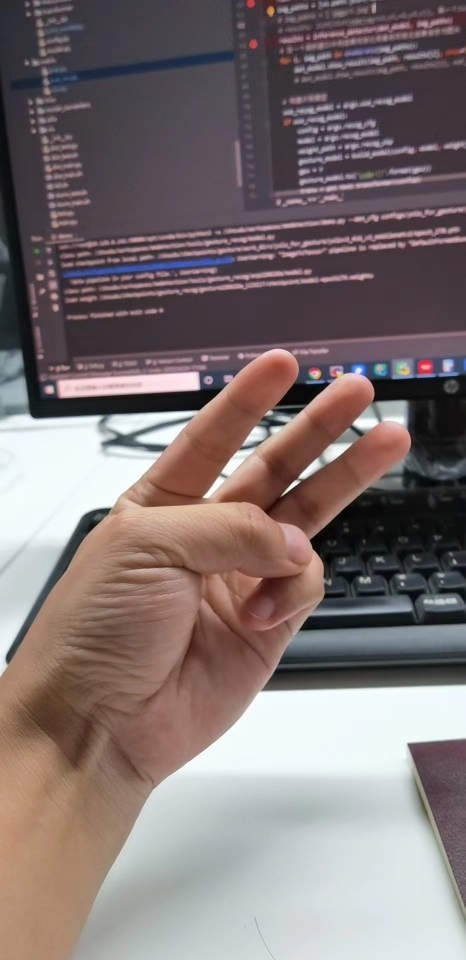
#> input picture imgs/3.jpg, 931 x 1920 px, found by its file name (shown at 1/2 size)
$ python color.py
#> lines starting #> are read from the running program, lines starting #| are printed output that depends on the picture
### utils/draw_box_kpt_utils.py
import os, sys
import numpy as np
import cv2
from progressbar import Timer, Bar, ETA, Percentage, ProgressBar
import collections
import shutil
import matplotlib.pyplot as plt

sys.path.append(os.path.join(os.path.dirname(__file__), '../../..'))
from utils.box_and_kpt_utils import update_box, update_kpt, get_crop_size, get_resize_img
from utils.get_split_set import get_split_set
from utils.get_path_len import get_path_len

kpt_color = [(0, 255, 0), (0, 0, 255), (255, 0, 0), (255, 255, 0), (0, 255, 255), (
    255, 0, 255)]  # left_eye(green), right_eye(red), nose(blue), left_mouth(cyan), right_mouth(yellow), center(magenta)
PALETTE = [(220, 20, 60), (119, 11, 32), (0, 0, 142), (0, 0, 230),
           (106, 0, 228), (0, 60, 100), (0, 80, 100), (0, 0, 70),
           (0, 0, 192), (250, 170, 30), (100, 170, 30), (220, 220, 0),
           (175, 116, 175), (250, 0, 30), (165, 42, 42), (255, 77, 255),
           (0, 226, 252), (182, 182, 255), (0, 82, 0), (120, 166, 157),
           (110, 76, 0), (174, 57, 255), (199, 100, 0), (72, 0, 118),
           (255, 179, 240), (0, 125, 92), (209, 0, 151), (188, 208, 182),
           (0, 220, 176), (255, 99, 164), (92, 0, 73), (133, 129, 255),
           (78, 180, 255), (0, 228, 0), (174, 255, 243), (45, 89, 255),
           (134, 134, 103), (145, 148, 174), (255, 208, 186),
           (197, 226, 255), (171, 134, 1), (109, 63, 54), (207, 138, 255),
           (151, 0, 95), (9, 80, 61), (84, 105, 51), (74, 65, 105),
           (166, 196, 102), (208, 195, 210), (255, 109, 65), (0, 143, 149),
           (179, 0, 194), (209, 99, 106), (5, 121, 0), (227, 255, 205),
           (147, 186, 208), (153, 69, 1), (3, 95, 161), (163, 255, 0),
           (119, 0, 170), (0, 182, 199), (0, 165, 120), (183, 130, 88),
           (95, 32, 0), (130, 114, 135), (110, 129, 133), (166, 74, 118),
           (219, 142, 185), (79, 210, 114), (178, 90, 62), (65, 70, 15),
           (127, 167, 115), (59, 105, 106), (142, 108, 45), (196, 172, 0),
           (95, 54, 80), (128, 76, 255), (201, 57, 1), (246, 0, 122),
           (191, 162, 208)]


# [208 lines left out: functions draw_box_kpt_from_cwface_path, draw_box_kpt_from_cwface_path_same_image, draw_box_kpt_from_tang_path, draw_box_kpt_with_tang_label, draw_box_kpt_with_cwface_label, not called in this run]


def draw_box_kpt_with_cwface_label_over_image(im, box_list, kpts_list=None, normalized=False, radius=3,
                                              dst_size=(416, 416), draw_box=True, kpt_num=5, box_thick=3,
                                              is_crop_view=False, view_index=False, resize=False, box_color=(255, 0, 0),
                                              box_txt=None, box_fontScale=0.3, kpt_fontScale=0.3):
    if isinstance(im, str):
        im = cv2.imread(im)
    elif isinstance(im, np.ndarray):
        im = im
    if kpts_list is not None:
        kpts_list = np.array(kpts_list).reshape((-1, kpt_num, 2))
    height = im.shape[0]
    width = im.shape[1]
    dst_h, dst_w = dst_size
    box_list = np.array(box_list).reshape(-1, 4)
    box_num = box_list.shape[0]
    if isinstance(box_color, tuple) and len(box_color) == 3:
        box_color = [box_color]
    if box_txt is not  None and isinstance(box_txt, str):
        box_txt = [box_txt]
    if box_num >= 2:
        if box_txt is not None:
            assert box_num == len(box_txt), "the box len({})  not equal box_txt len({})".format(box_num, len(box_txt))
            if box_num != len(box_color):
                new_box_color = []
                for i in range(1, box_num):
                    new_box_color.append(box_color[0])
                box_color = new_box_color

    if is_crop_view:  # 由于有些原图太大不方便显示因此对其进行裁剪
        box_np = np.array(box_list)
        box_np[:, 2] = box_np[:, 0] + box_np[:, 2]  # 因为box的存储是按照x,y,w,h存储的，这里先变换成坐标
        box_np[:, 3] = box_np[:, 1] + box_np[:, 3]
        x_min = max(np.min(box_np[:, 0]), 0)
        x_max = min(np.max(box_np[:, 2]), width)
        y_min = max(np.min(box_np[:, 1]), 0)
        y_max = min(np.max(box_np[:, 3]), height)
        box = [x_min, y_min, x_max - x_min, y_max - y_min]
        crop_x1, crop_y1, crop_x2, crop_y2 = get_crop_size(box, im.shape)
        crop_bbox = []
        for bbox in box_list:
            crop_bbox.append(update_box(bbox, crop_x1, crop_y1))
        box_list = crop_bbox

        if kpts_list is not None:
            crop_kpts = []
            for kpt in kpts_list:
                crop_kpts.append(update_kpt(kpt, crop_x1, crop_y1))
            kpts_list = np.array(crop_kpts).reshape((-1, kpt_num, 2))
        im = im[crop_y1:crop_y2, crop_x1:crop_x2, :]
        height = im.shape[0]
        width = im.shape[1]
    if height == 0 or width == 0:
        return None
    if kpts_list is not None:
        kpts = np.array(kpts_list).reshape((-1, kpt_num, 2))
        crop_x1 = int(min(np.min(kpts[:, :, 0]), 0))  # 可能小于0
        crop_y1 = int(min(np.min(kpts[:, :, 1]), 0))  # 可能小于0
        crop_x2 = int(max(np.max(kpts[:, :, 0]), width))  # 可能大于width
        crop_y2 = int(max(np.max(kpts[:, :, 1]), height))  # 可能大于height
        crop_w = crop_x2 - crop_x1
        crop_h = crop_y2 - crop_y1
        # ratio = max(crop_w / dst_w, crop_h / dst_h)
        # new_bbox_w = int(dst_w * ratio)
        # new_bbox_h = int(dst_h * ratio)
        new_bbox_w = crop_w
        new_bbox_h = crop_h
        crop_img = np.zeros((new_bbox_h, new_bbox_w, 3), dtype=im.dtype)
        crop_img[abs(crop_y1):abs(crop_y1) + height, abs(crop_x1):abs(crop_x1) + width] = im
        im = crop_img.copy()
        crop_bbox = []
        for bbox in box_list:
            crop_bbox.append(update_box(bbox, crop_x1, crop_y1))
        box_list = crop_bbox
        crop_kpts = []
        for kpt in kpts:
            crop_kpts.append(update_kpt(kpt, crop_x1, crop_y1))
        kpts_list = np.array(crop_kpts).reshape((-1, kpt_num, 2))

    font_width = 10
    im_h, im_w = im.shape[:2]
    if resize:
        im, box_list, kpt = get_resize_img(im, box_list, dst_h, dst_w, keep_ratio=True, kpt=kpts_list)
        im_h, im_w = im.shape[:2]

    for box_idx, box in enumerate(box_list):
        box = np.array(box)  # x, y, w, h
        if normalized:
            box[0] = box[0] * width
            box[1] = box[1] * height
            box[2] = box[2] * width
            box[3] = box[3] * height

        if draw_box:
            box = box.astype(np.int32)
            box_thick = int(max(min(im_w, im_h) * 0.006, 2))
            color = box_color[box_idx]
            cv2.rectangle(im, (box[0], box[1]), (box[2] + box[0], box[3] + box[1]), color, thickness=box_thick)
            if box_txt is not None:
                # text_size, baseline = cv2.getTextSize(str(box_txt), cv2.FONT_HERSHEY_SIMPLEX, box_fontScale, box_thick)
                box_fontScale = int(max(min(im_w, im_h) * 0.006, 2))
                txt = str(box_txt[box_idx])

                cv2.putText(im, txt, (box[0], max(int(box_fontScale + 1), box[1])),
                            fontFace=cv2.FONT_HERSHEY_SIMPLEX, fontScale=box_fontScale, color=color,
                            thickness=box_thick)
    if kpts_list is not None:
        kpts_arr = np.array(kpts_list)
        kpts_arr = np.reshape(kpts_arr, (-1, kpt_num, 2))
        if resize:
            kpts_arr = kpts_arr / np.array([[im_w, im_h]], dtype=np.float32) * np.array([dst_w, dst_h],
                                                                                        dtype=np.float32)
        for index, kpts in enumerate(kpts_arr):
            kpts = kpts.astype(np.int32)  # x, y total 5 points: left_eye, right_eye, nose, left_mouth, right_mouth
            for kpt_idx, kpt in enumerate(kpts):
                cv2.circle(im, (kpt[0], kpt[1]), radius=radius, color=kpt_color[kpt_idx], thickness=-1)
                if view_index:
                    cv2.putText(im, str(index), (kpt[0] - 2, max(0, kpt[1] - 5)), fontFace=cv2.FONT_HERSHEY_SIMPLEX,
                                fontScale=kpt_fontScale, color=(0, 0, 0), thickness=1)

    return im


# [118 lines left out: functions draw_box_and_kpt, draw_main_worker, mp_draw_box_kpts, not called in this run]
    # [9 lines of commented-out code are left out]


def save_img(save_path, img):
    os.makedirs(os.path.dirname(save_path).encode("utf-8"), exist_ok=True)
    cv2.imwrite(save_path, img)


def show_img(img):
    plt.imshow(img[:, :, ::-1])
    plt.show()


# [17 lines left out: function save_img_with_box, not called in this run]


# [43 lines that do not run on import are left out]

### gesture_recog/transformer/color.py
# -*- coding: utf-8 -*-
# @Time    : 2021/10/21 14:41
# @Author  : 周渡
# @Email   : zhoudu@cloudwalk.com
# @File    : crop_and_padding.py
# @Software: PyCharm
import os, sys
import cv2
import numpy as np
import matplotlib.pyplot as plt

sys.path.append(os.path.join(os.path.dirname(__file__), '../../..'))
from utils.draw_box_kpt_utils import draw_box_kpt_with_cwface_label_over_image

kpt_color = [(0, 255, 0), (0, 0, 255), (255, 0, 0), (255, 255, 0),
             (0, 255, 255)]  # left_eye(green), right_eye(red), nose(blue), left_mouth(cyan), right_mouth(yellow)


def brightness_aug(src, x, rng):
    alpha = 1.0 + float(rng.uniform(-x, x))
    src *= alpha
    return src


def contrast_aug(src, x, rng):
    alpha = 1.0 + float(rng.uniform(-x, x))
    coef = np.array([[[0.299, 0.587, 0.114]]])
    gray = src * coef
    gray = (3.0 * (1.0 - alpha) / gray.size) * np.sum(gray)
    src *= alpha
    src += gray
    return src


def saturation_aug(src, x, rng):
    alpha = 1.0 + float(rng.uniform(-x, x))
    coef = np.array([[[0.299, 0.587, 0.114]]])
    gray = src * coef
    gray = np.sum(gray, axis=2, keepdims=True)
    gray *= (1.0 - alpha)
    src *= alpha
    src += gray
    return src


def color_aug(img, x, rng, mode=2):
    if mode > 1:
        augs = [brightness_aug, contrast_aug, saturation_aug]
        rng.shuffle(augs)
    else:
        augs = [brightness_aug]
        # augs = [contrast_aug]
    for aug in augs:
        # print(img.shape)
        img = aug(img, x, rng)
        # print(img.shape)
    return img


class ColorTransformer(object):
    def __init__(self, p=0.5, scope=0.125, seed=1234, mode=2, debug=False):
        self.rng = np.random.RandomState(seed)
        self.debug = debug
        self.p = p
        self.scope = scope
        self.mode = mode

    def __call__(self, img, bbox=None, kpt=None, path=None):
        """kpt的坐标是相对于img的，bbox则是原图上的坐标

        Args:
            img:
            bbox:
            kpt:

        Returns:

        """
        p = self.rng.random()
        if p < self.p:
            # [4 lines of commented-out code are left out]
            img = img.astype(np.float32)
            img = color_aug(img, self.scope, self.rng, self.mode)
            # img = img.astype(np.uint8)
            if self.debug:
                img_draw_2 = draw_box_kpt_with_cwface_label_over_image(img, [bbox], kpt)
                plt.imshow(img_draw_2[:, :, ::-1])
                plt.show()
        return img, bbox, kpt, path


if __name__ == '__main__':
    img = cv2.imread("3.jpg")
#> img is the input picture: shape (1920, 931, 3); mean B, G, R 114.9, 115.1, 127
    t = ColorTransformer(p=1, debug=True)
    bbox = [15, 22, 88, 95]
    kpt = [44, 65, 87, 63, 67, 89, 52, 102, 81, 100]
    kpt = np.array(kpt).reshape(5, 2)
    # [4 lines of commented-out code are left out]
    m = t(img, bbox, kpt)
#> the loop in color_aug, `for aug in augs:` made 3 passes
#> pass 2, in contrast_aug, `gray = src * coef`:
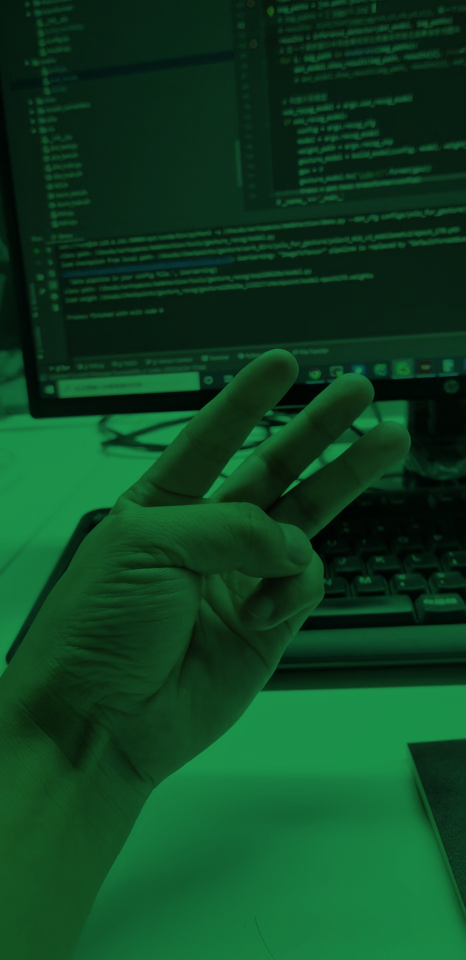
#> gray: shape (1920, 931, 3) float64 (shown at 1/2 size); mean B, G, R 33.8, 66.5, 14.3
#> (the run stopped early here; a loop or call above may not have finished)
